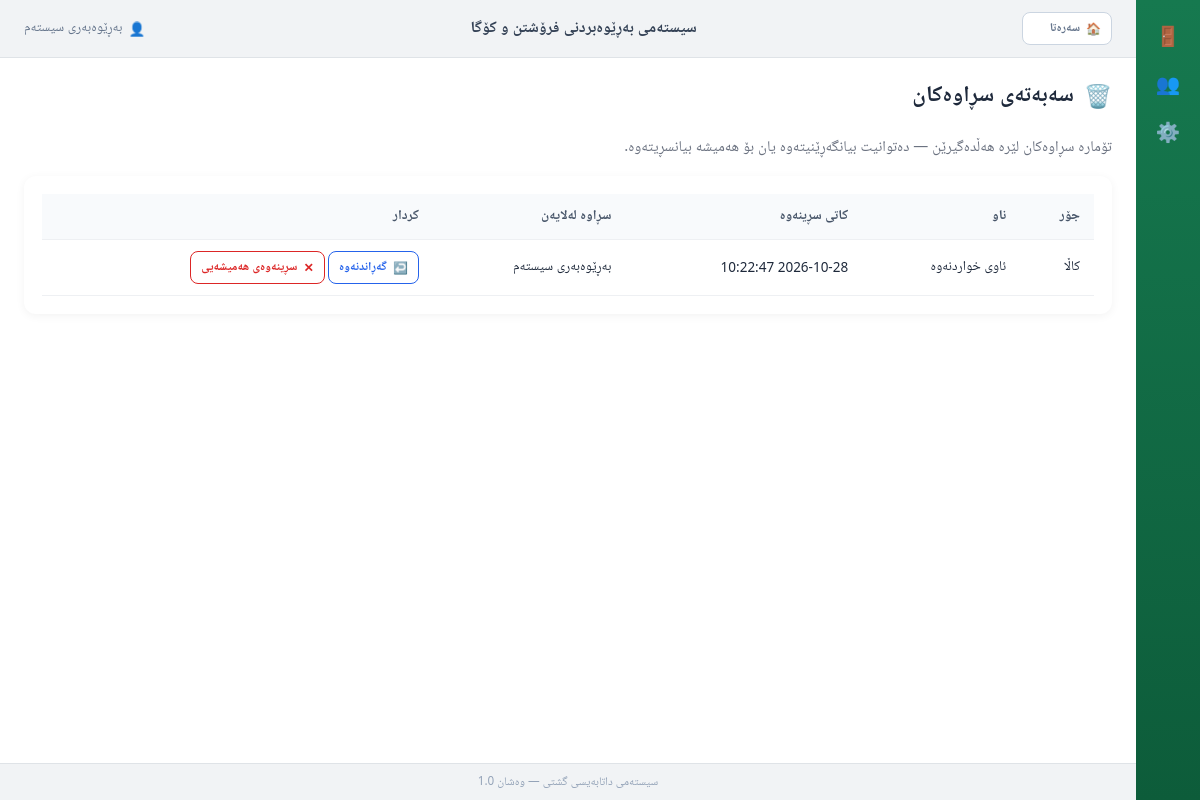
The app's page /recycle_bin (signed in) with its own data.
### tables this page shows
CREATE TABLE recycle_bin (
            id INTEGER PRIMARY KEY AUTOINCREMENT,
            deleted_at TEXT DEFAULT (datetime('now')),
            entity_type TEXT NOT NULL,
            original_id INTEGER,
            data_json TEXT NOT NULL,
            deleted_by TEXT
        );

### app.py (the view)
@app.route("/recycle_bin")
@login_required
def recycle_bin():
    conn = get_connection()
    rows = conn.execute("SELECT * FROM recycle_bin ORDER BY deleted_at DESC").fetchall()
    items = []
    for r in rows:
        data = json.loads(r["data_json"])
        items.append({**dict(r), "name": data.get("name", "-"), "label": ENTITY_LABELS.get(r["entity_type"], r["entity_type"])})
    conn.close()
    return render_template("recycle_bin.html", items=items)

### app.py (called while the page is built)
def login_required(f):
    @wraps(f)
    def wrapper(*args, **kwargs):
        if "user_id" not in session:
            return redirect(url_for("login"))
        return f(*args, **kwargs)
    return wrapper

@app.context_processor
def inject_user():
    return dict(current_user=session.get("fullname"), current_role=session.get("role"))

### database.py (called while the page is built)
def get_connection():
    conn = sqlite3.connect(DB_PATH)
    conn.row_factory = sqlite3.Row
    conn.execute("PRAGMA foreign_keys = ON")
    return conn

### templates/recycle_bin.html (shortened to what this page needs)
{% extends "base.html" %}
{% block content %}
<h2 class="page-title"><span class="icon">🗑️</span> سەبەتەی سڕاوەکان</h2>
<p class="text-muted">تۆمارە سڕاوەکان لێرە هەڵدەگیرێن — دەتوانیت بیانگەڕێنیتەوە یان بۆ هەمیشە بیانسڕیتەوە.</p>
<div class="card">
  <div class="card-body p-0">
    <table class="table table-hover mb-0">
      <thead><tr><th>جۆر</th><th>ناو</th><th>کاتی سڕینەوە</th><th>سڕاوە لەلایەن</th><th>کردار</th></tr></thead>
      <tbody>
      {% for item in items %}
        <tr>
          <td>{{ item.label }}</td>
          <td>{{ item.name }}</td>
          <td>{{ item.deleted_at }}</td>
          <td>{{ item.deleted_by or '-' }}</td>
          <td>
            <a href="{{ url_for('restore_item', bin_id=item.id) }}" class="btn btn-sm btn-outline-primary"><span class="icon">↩️</span> گەڕاندنەوە</a>
            <a href="{{ url_for('delete_forever', bin_id=item.id) }}" class="btn btn-sm btn-outline-danger" onclick="return confirm('ئایا دڵنیایت؟ ئەمە بۆ هەمیشە دەیسڕێتەوە!')"><span class="icon">✕</span> سڕینەوەی هەمیشەیی</a>
          </td>
        </tr>
      {% else %}
        <tr><td colspan="5" class="text-center text-muted py-4">سەبەتەی سڕاوەکان بەتاڵە</td></tr>
      {% endfor %}
      </tbody>
    </table>
  </div>
</div>
{% endblock %}

### templates/base.html (shortened to what this page needs)
<!DOCTYPE html>
<html lang="ckb" dir="rtl">
<head>
<link rel="stylesheet" href="{{ url_for('static', filename='css/style.css') }}">
</head>
<body>
{% if session.get('user_id') %}
<div class="app-shell">
  <aside class="icon-sidebar">
    <a href="{{ url_for('logout') }}" class="side-icon-btn" title="دەرچوون">🚪</a>
    {% if current_role == 'admin' %}
    <a href="{{ url_for('users') }}" class="side-icon-btn" title="بەکارهێنەران">👥</a>
    {% endif %}
    <a href="{{ url_for('categories') }}" class="side-icon-btn" title="جۆرەکان">⚙️</a>
  </aside>
  <div class="app-col">
    <header class="topbar">
      {% if request.endpoint != 'dashboard' %}
        <a href="{{ url_for('dashboard') }}" class="btn btn-outline-secondary btn-sm topbar-home">
          <span class="icon">🏠</span> سەرەتا
        </a>
      {% else %}
        <span></span>
      {% endif %}
      <div class="topbar-title">سیستەمی بەڕێوەبردنی فرۆشتن و کۆگا</div>
      <div class="topbar-user"><span class="icon">👤</span> {{ current_user }}</div>
    </header>
    <main class="app-main">
      <div class="container-fluid py-4">
        {% block content %}{% endblock %}
      </div>
    </main>
    <footer class="app-footer">
      <span>سیستەمی داتابەیسی گشتی — وەشان 1.0</span>
    </footer>
  </div>
</div>
{% else %}
  {% block guest_content %}{% endblock %}
{% endif %}
</body>
</html>

### static/css/style.css (style rules this page uses)
* { box-sizing: border-box; font-family: "Segoe UI", Tahoma, Arial, "Noto Naskh Arabic", sans-serif; }
html, body { margin: 0; padding: 0; background-color: #f4f6f9; color: #1e293b; font-size: 15px; }
a { text-decoration: none; color: inherit; }
.icon { font-style: normal; display: inline-block; }
.text-muted { color: #6b7280; }
.mb-0 { margin-bottom: 0; }
.p-0 { padding: 0; }
.py-4 { padding-top: 1.5rem; padding-bottom: 1.5rem; }
.container-fluid { width: 100%; padding: 0 24px; }
.app-shell { min-height: 100vh; display: flex; }
.app-col { flex-grow: 1; display: flex; flex-direction: column; min-height: 100vh; }
.icon-sidebar { width: 64px; flex-shrink: 0; background: linear-gradient(180deg, #16794f, #0d5c3a); display: flex; flex-direction: column; align-items: center; gap: 6px; padding: 14px 0; }
.side-icon-btn { width: 42px; height: 42px; display: flex; align-items: center; justify-content: center; font-size: 1.3rem; border-radius: 10px; color: #fff; transition: 0.15s; }
.topbar { background: #f1f3f5; border-bottom: 1px solid #dfe3e7; padding: 12px 24px; display: flex; align-items: center; justify-content: space-between; position: sticky; top: 0; z-index: 10; }
.topbar-title { font-weight: 700; color: #334155; font-size: 1.05rem; }
.topbar-user { display: flex; align-items: center; gap: 6px; font-size: 0.9rem; color: #64748b; }
.topbar-home { min-width: 90px; }
.app-main { flex-grow: 1; background: #fff; }
.app-footer { background: #f1f3f5; border-top: 1px solid #dfe3e7; padding: 8px 20px; text-align: center; font-size: 0.78rem; color: #94a3b8; }
.page-title { margin-bottom: 20px; font-weight: 700; display: flex; align-items: center; gap: 10px; color: #1e293b; }
.card { border: none; border-radius: 12px; background: #fff; box-shadow: 0 2px 10px rgba(0,0,0,0.05); margin-bottom: 1rem; overflow: hidden; }
.card-body { padding: 18px; }
.btn { display: inline-flex; align-items: center; gap: 6px; padding: 8px 16px; border-radius: 8px; border: 1px solid transparent; font-size: 0.9rem; font-weight: 600; cursor: pointer; transition: 0.15s; }
.btn-sm { padding: 5px 10px; font-size: 0.8rem; }
.btn-outline-primary { background: #fff; color: #2563eb; border-color: #2563eb; }
.btn-outline-secondary { background: #fff; color: #64748b; border-color: #cbd5e1; }
.btn-outline-danger { background: #fff; color: #dc2626; border-color: #dc2626; }
.table { width: 100%; border-collapse: collapse; }
.table th, .table td { padding: 11px 14px; text-align: right; border-bottom: 1px solid #eef0f3; font-size: 0.9rem; }
.table thead th { background: #f8fafc; font-weight: 700; color: #475569; }

### records on screen
recycle_bin: deleted_by "بەڕێوەبەری سیستەم", label "کاڵا", name "ئاوی خواردنەوە", deleted_at "2026-10-28 10:22:47"
